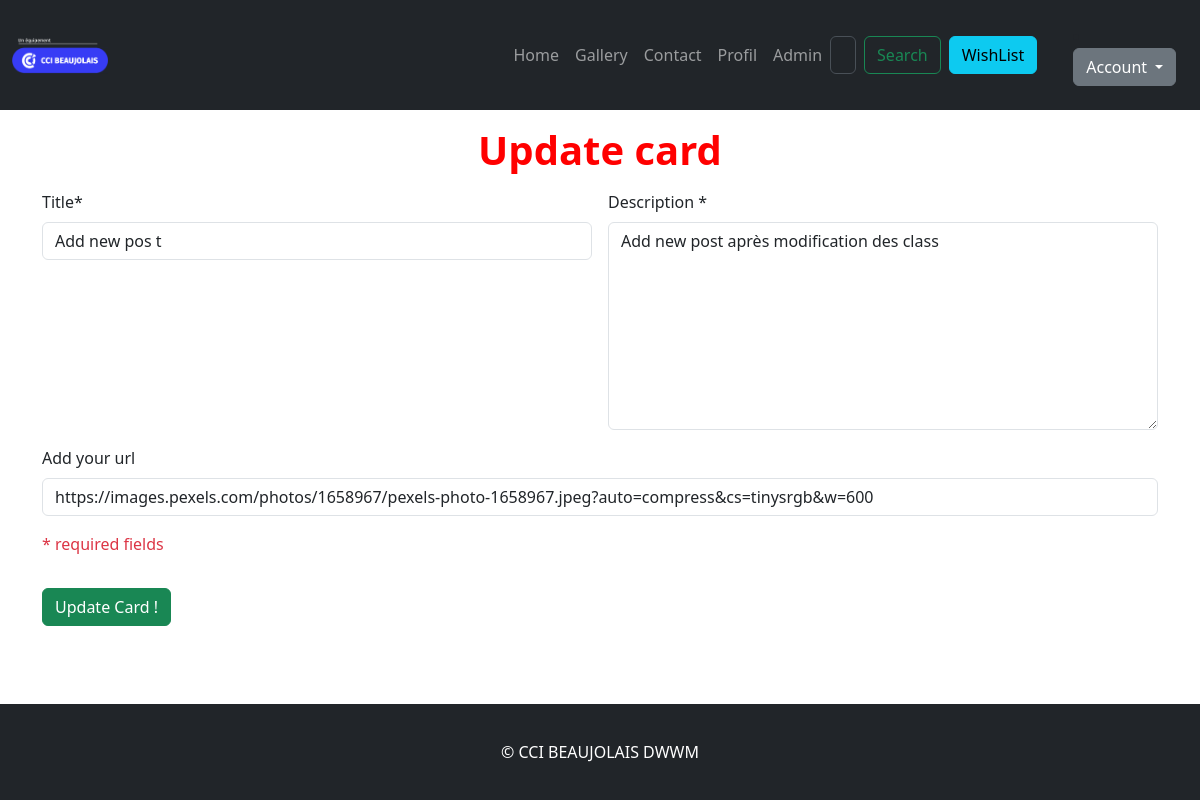
Screenshot of /?page=admin_update_card&id=44 (signed in) with the database file from the repository.
### tables this page shows
CREATE TABLE `post` (
  `id` int(11) NOT NULL,
  `user_id` int(11) NOT NULL DEFAULT 14,
  `title` varchar(80) NOT NULL,
  `description` varchar(255) NOT NULL,
  `image` varchar(255) NOT NULL,
  `create_at` datetime NOT NULL DEFAULT current_timestamp()
);

### controllers/controller_admin_update_card.php (called while the page is built, shortened)
<?php
$db = Utils::connectDB();
$id_to_update = (int)$_GET['id'];
if ($db){
    $sql = $db->query("SELECT * FROM post WHERE id = $id_to_update");
    $sql->execute();
    $post = ($sql->fetch(PDO::FETCH_ASSOC));
}
include "./views/base.phtml";
?>

### index.php (called while the page is built, shortened)
<?php
    require "./services/router.php";
    require "./controllers/controller_{$page}.php";
?>

### views/template_admin_update_card.phtml (the view)
<h1>Update card</h1>
<form class="row g-3" action="?page=admin_update_card&id=<?=$post['id']?>" method="POST">
    <div class="col-md-6">
        <label for="title" class="form-label">Title*</label>
        <input type="text" class="form-control" id="title" name="title" placeholder="Add a title" value="<?=$post['title']?>" required>
    </div>
    <div class="col-md-6">
        <label for="description" class="form-label">Description *</label>
        <textarea maxlength="255" type="text" class="form-control" id="description" name="description"
        placeholder="Add a description" required><?=$post['description']?></textarea>
    </div>
    <div class="col-md-12">
        <label for="image" class="form-label">Add your url</label>
        <input type="text" class="form-control" id="image" name="image" placeholder="Add a picture"  value="<?=$post['image']?>" required>
    </div>
    <p>
        <span class="text-danger">*  required fields</span>
    </p>
    <div class="col-12 mb-4 ">
        <input type="submit" class="btn btn-success" value="Update Card !">
    </div>
</form>

### assets/css/main.css (style rules this page uses)
h1 { color:red; text-align: center; font-weight: bold; margin: 1rem; }
p { text-align: justify; }
textarea { height: 13rem; }
body { min-height: 100vh; display: flex; flex-direction: column; }

### rows the page displays
post: title "Add new pos t", description "Add new post après modification des class", image "https://images.pexels.com/photos/1658967/pexels-photo-1658967.jpeg?auto=compress&cs=tinysrgb&w=600"
